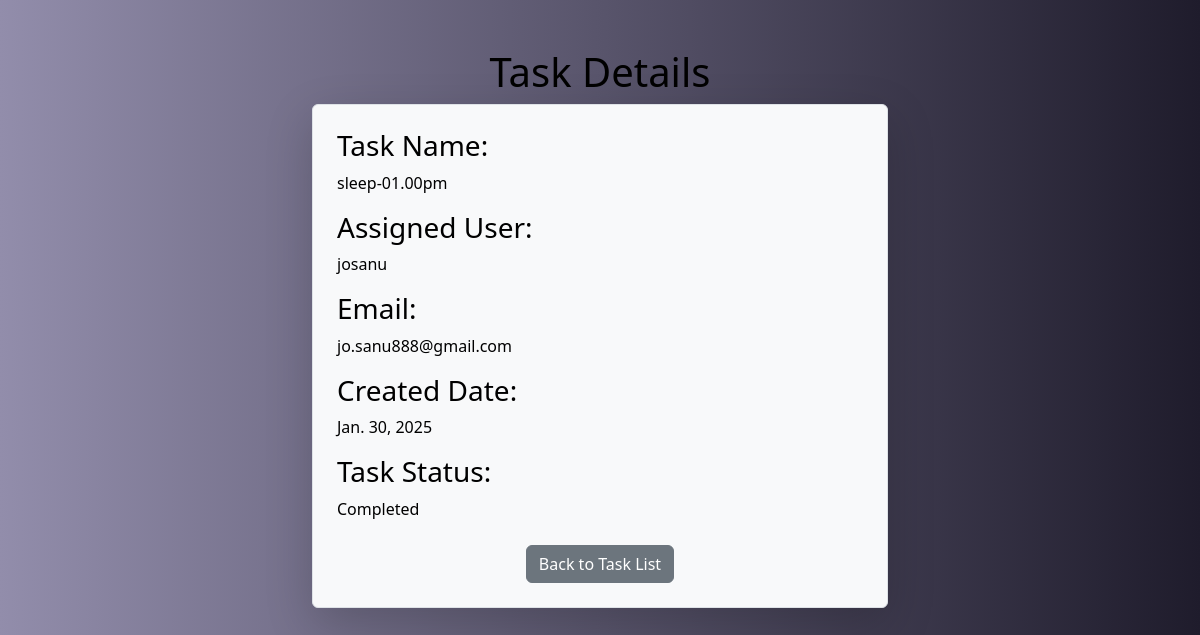
The page /detail/2/ on the database its author committed.
### MyApp/models.py (models this page shows)
class Taskmodel(models.Model):
    task_name = models.CharField(max_length=100)
    created_date=models.DateField(auto_now_add=True)
    is_completed=models.BooleanField(default=False)
    user_id=models.ForeignKey(User,on_delete=models.CASCADE,null=True)

### MyApp/views.py (the view)
# urls.py: path('detail/<int:pk>/',Taskdetail.as_view()),
class Taskdetail(View):
    def get(self, request,**kwargs):
        id=kwargs.get('pk')
        data=Taskmodel.objects.get(id=id)
        return render(request,'Taskdetail.html',{'data':data})

### MyApp/templates/Taskdetail.html (shortened to what this page needs)
<!DOCTYPE html>
<html lang="en">
<head>
    <link href="https://cdn.jsdelivr.net/npm/bootstrap@5.3.3/dist/css/bootstrap.min.css" rel="stylesheet"
 />
</head>
<body>
    <div class="container w-50 mt-5">
        <h1 class="text-center ">Task Details</h1>
        <div class="border rounded shadow-lg p-4 bg-body-tertiary">
            <h3>Task Name:</h3>
            <p>{{ data.task_name }}</p>
            <h3>Assigned User:</h3>
            <p>{{ data.user_id.username }}</p>
            <h3>Email:</h3>
            <p>{{ data.user_id.email }}</p>
            <h3>Created Date:</h3>
            <p>{{ data.created_date }}</p>
            <h3>Task Status:</h3>
            {%if data.is_completed == 0 %}
            <p>Not Completed</p>
            {%else%}
            <p>Completed</p>
            {%endif%}
            <div class="text-center mt-4">
                <a href="/all/{{data.user_id.id}}" class="btn btn-secondary">Back to Task List</a>
            </div>
        </div>
    </div>
</body>
</html>

### MyApp/templates/Taskdetail.html (style rules this page uses)
body { background: linear-gradient(270deg, #1f1c2c, #928dab); color: black; }

### rows shown on the page
Taskmodel: task_name "sleep-01.00pm", user_id.username "josanu", user_id.email "jo.sanu888@gmail.com", created_date "Jan. 30, 2025"
